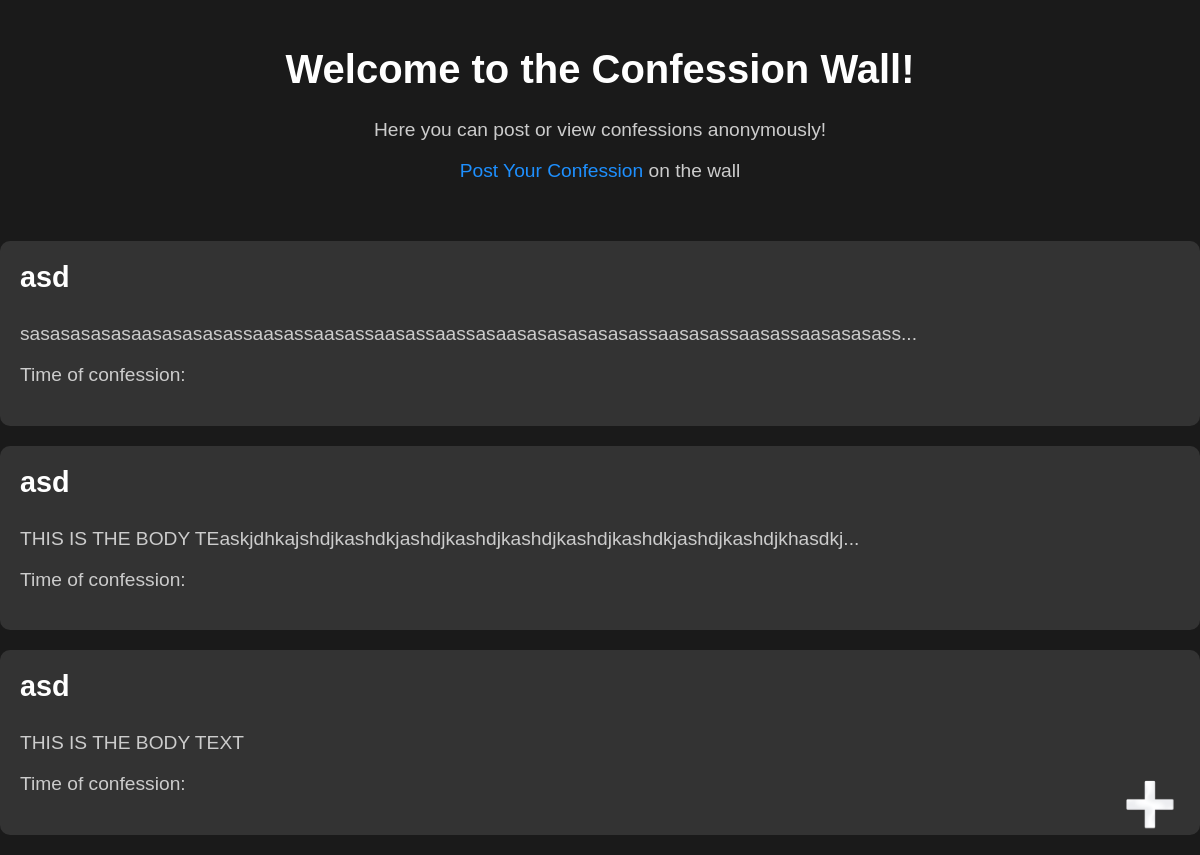
/, run on an earlier commit of the app's database.
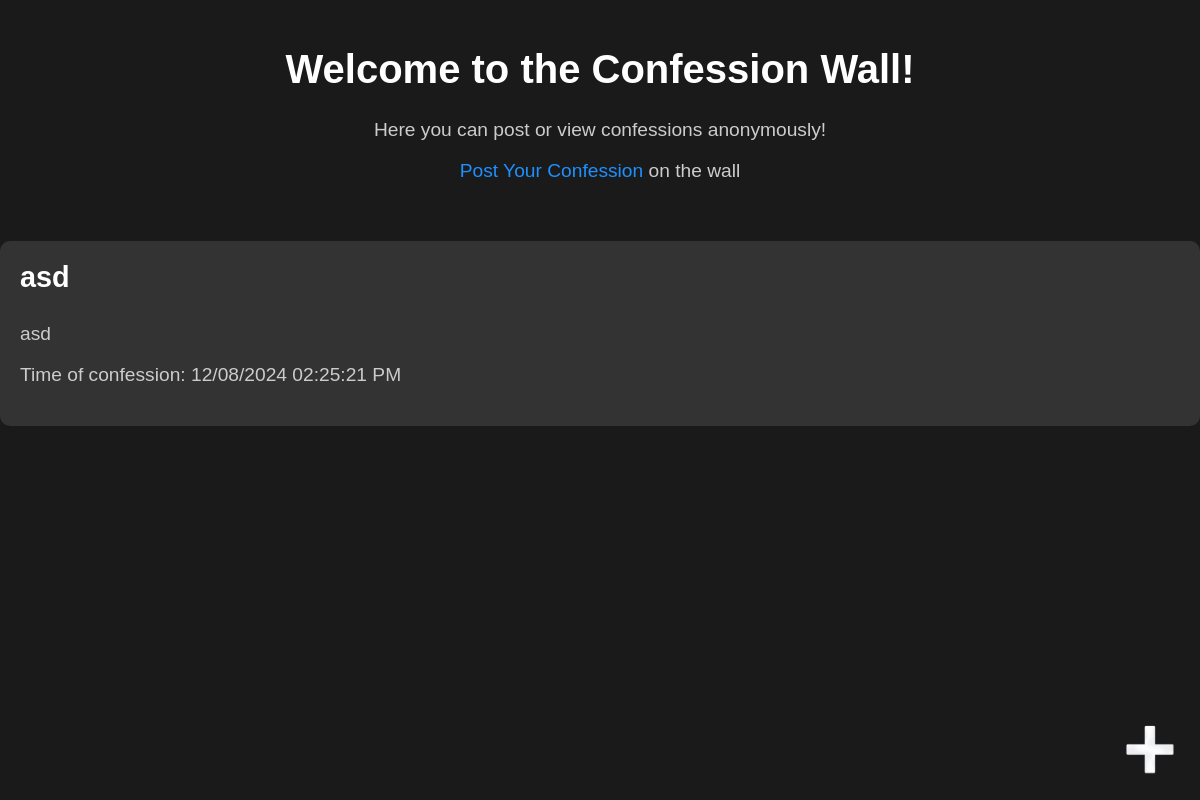
And on a later commit of the database.
### tables this page shows
CREATE TABLE confessions (
                id INTEGER PRIMARY KEY AUTOINCREMENT,
                title TEXT NOT NULL,
                confession TEXT NOT NULL,
                password TEXT NOT NULL, 
                date DATE NOT NULL
            );

### main.py (the view)
@app.route('/home', methods=['GET'])
@app.route('/', methods=['GET'])
def home():
    try:
        confessions = sqlite3.connect("database.db")
        cursor = confessions.cursor()
        cursor.execute('SELECT * FROM confessions')
        data = cursor.fetchall()
        confessions.commit()
    except sqlite3.Error as e:
        print(f"\033[91mAn error occurred:\033[00m {e} ")
        init_db()
    finally:
        if confessions:
            confessions.close()
    return render_template('index.html', data=data)

### templates/index.html (shortened to what this page needs)
<!DOCTYPE html>
<html lang="en">
<head>
    <link rel="stylesheet" href="{{ url_for('static', filename='styles.css') }}">
</head>
<body>
    <div class="container">
        <h1>Welcome to the Confession Wall!</h1>
        <p>Here you can post or view confessions anonymously!</p>
        <p><a href="PostYourConfession">Post Your Confession </a> on the wall</p>
    </div>
    {% for item in data[::-1] %}
        <div class="confession_container confession_container_hover">
            <a href="confession/{{ item[0] }}" class="confession_a">
            <h1 class="confession_h1">{{ item[1] | truncate(20, True)}}</h1>
            <p>
                {{ item[2] | truncate(90, True) }}
            </p>
            <p style="text-align: left;">Time of confession: {{ item[4] }}</p>
        </a>
        </div>
    {% endfor %}
    <a href="PostYourConfession"><img src="{{ url_for('static', filename='plus.png') }}" id="corner_image" alt="Post a Confession" ></a>
</body>
</html>

### static/styles.css (style rules this page uses)
body { margin: 0; font-family: 'Arial', sans-serif; background-color: #1a1a1a; color: #f5f5f5; }
.container { text-align: center; padding: 20px; max-width: 800px; margin: auto; }
h1 { font-size: 2.5em; color: #ffffff; }
p { font-size: 1.2em; color: #cccccc; }
a { color: #1e90ff; text-decoration: none; transition: color 0.3s ease; }
#corner_image { position: fixed; bottom: 20px; right: 20px; width: 60px; height: 60px; transition: transform 0.3s ease; }
.confession_container { background-color: #333333; border-radius: 10px; padding: 20px; margin: 20px 0; transition: transform 0.3s ease, box-shadow 0.3s ease; }
.confession_h1 { color: #ffffff; font-size: 1.8em; margin: 0; padding-bottom: 10px; }
.confession_a { text-decoration: none; color: inherit; }

What changed in the data, as far as the page shows it:
removed confessions: title "asd", confession "sasasasasasaasasasasassaasassaasassaasassaassasaasasasasasasassaasasassaasassaasasasass..."
removed confessions: title "asd", confession "THIS IS THE BODY TEXT"
changed confessions "asd": confession "THIS IS THE BODY TEaskjdhkajshdjkashdkjashdjkashdjkashdjkashdjkashdkjashdjkashdjkhasdkj..." → "asd"; date (not shown) → "12/08/2024 02:25:21 PM"
